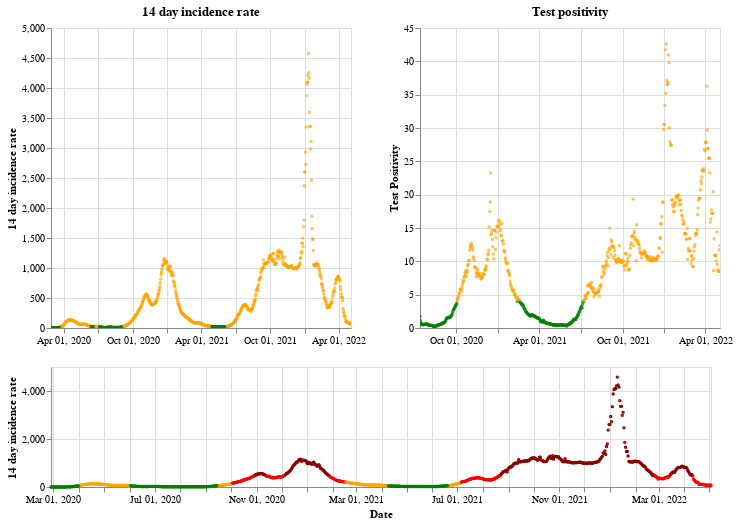

The notebook cell this image was saved under:
### Markdown cell above
## Wales

### Code cell
plot_traffic_light('Wales')

### Figure 1 — Vega-Lite specification as saved in the notebook (floating-point values rounded to 4 significant figures; data arrays with more than 128 entries replaced by an {"elided": "..."} marker saying what was removed)
{"config": {"view": {"continuousWidth": 400, "continuousHeight": 300}}, "vconcat": [{"hconcat": [{"mark": {"type": "point", "size": 2}, "encoding": {"color": {"condition": {"value": "green", "test": "(datum.twoWeeklyCasesRate <= 25)"}, "value": "orange"}, "tooltip": [{"type": "nominal", "field": "areaName"}, {"type": "temporal", "field": "date"}, {"type": "quantitative", "field": "twoWeeklyCasesRate"}, {"type": "quantitative", "field": "testPositivity"}], "x": {"type": "temporal", "axis": {"title": ""}, "field": "date", "scale": {"domain": {"selection": "DateBrush"}}, "timeUnit": "yearmonthdate"}, "y": {"type": "quantitative", "axis": {"title": "14 day incidence rate"}, "field": "twoWeeklyCasesRate"}}, "title": "14 day incidence rate", "width": 300}, {"mark": {"type": "point", "size": 2}, "encoding": {"color": {"condition": {"value": "green", "test": "(datum.testPositivity <= 4)"}, "value": "orange"}, "tooltip": [{"type": "nominal", "field": "areaName"}, {"type": "temporal", "field": "date"}, {"type": "quantitative", "field": "twoWeeklyCasesRate"}, {"type": "quantitative", "field": "testPositivity"}], "x": {"type": "temporal", "axis": {"title": ""}, "field": "date", "scale": {"domain": {"selection": "DateBrush"}}, "timeUnit": "yearmonthdate"}, "y": {"type": "quantitative", "axis": {"title": "Test Positivity"}, "field": "testPositivity"}}, "title": "Test positivity", "width": 300}]}, {"layer": [{"mark": {"type": "point", "size": 2}, "encoding": {"color": {"condition": {"value": "orange", "test": "(((datum.testPositivity < 4) && (datum.twoWeeklyCasesRate >= 50)) && (datum.twoWeeklyCasesRate < 200))"}, "value": "red"}, "opacity": {"condition": {"value": 1, "test": "((datum.twoWeeklyCasesRate >= 50) && (datum.twoWeeklyCasesRate < 500))"}, "value": 0}, "tooltip": [{"type": "nominal", "field": "areaName"}, {"type": "temporal", "field": "date"}, {"type": "quantitative", "field": "twoWeeklyCasesRate"}, {"type": "quantitative", "field": "testPositivity"}], "x": {"type": "temporal", "axis": {"title": "Date"}, "field": "date", "timeUnit": "yearmonthdate"}, "y": {"type": "quantitative", "axis": {"title": "14 day incidence rate"}, "field": "twoWeeklyCasesRate"}}, "selection": {"DateBrush": {"type": "interval", "encodings": ["x"], "fields": ["Time"]}}}, {"mark": {"type": "point", "size": 2}, "encoding": {"color": {"value": "darkred"}, "opacity": {"condition": {"value": 1, "test": "(datum.twoWeeklyCasesRate >= 500)"}, "value": 0}, "tooltip": [{"type": "nominal", "field": "areaName"}, {"type": "temporal", "field": "date"}, {"type": "quantitative", "field": "twoWeeklyCasesRate"}, {"type": "quantitative", "field": "testPositivity"}], "x": {"type": "temporal", "axis": {"title": "Date"}, "field": "date", "timeUnit": "yearmonthdate"}, "y": {"type": "quantitative", "axis": {"title": "14 day incidence rate"}, "field": "twoWeeklyCasesRate"}}}, {"mark": {"type": "point", "size": 2}, "encoding": {"color": {"condition": {"value": "green", "test": "((datum.testPositivity < 4) && (datum.twoWeeklyCasesRate < 50))"}, "value": "orange"}, "opacity": {"condition": {"value": 1, "test": "(datum.twoWeeklyCasesRate < 50)"}, "value": 0}, "tooltip": [{"type": "nominal", "field": "areaName"}, {"type": "temporal", "field": "date"}, {"type": "quantitative", "field": "twoWeeklyCasesRate"}, {"type": "quantitative", "field": "testPositivity"}], "x": {"type": "temporal", "axis": {"title": "Date"}, "field": "date", "timeUnit": "yearmonthdate"}, "y": {"type": "quantitative", "axis": {"title": "14 day incidence rate"}, "field": "twoWeeklyCasesRate"}}}], "height": 120, "width": 660}], "data": {"name": "data-09b180be6c4cc2b31e93c9467febb077"}, "$schema": "https://vega.github.io/schema/vega-lite/v4.8.1.json", "datasets": {"data-09b180be6c4cc2b31e93c9467febb077": {"elided": "797 records"}}}
